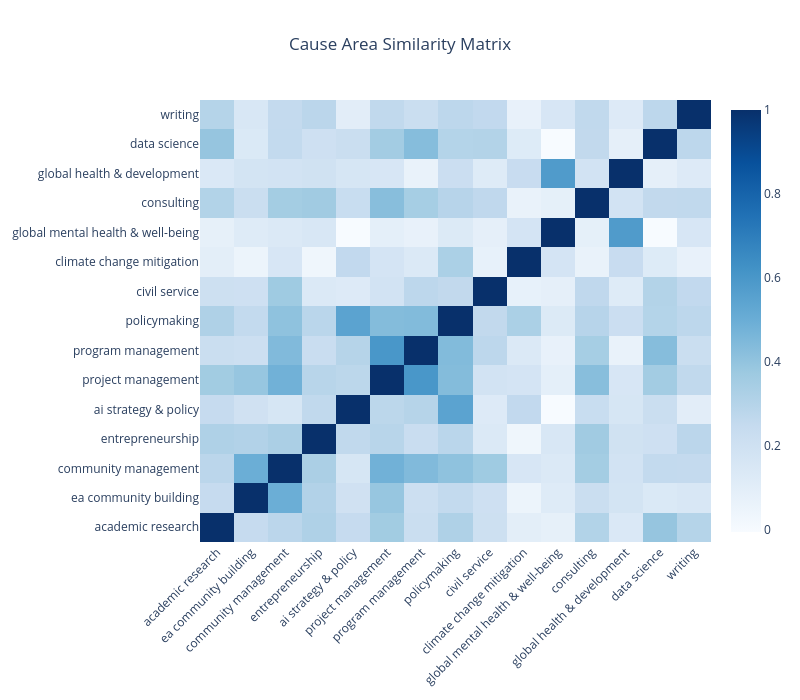

Write notebook code for a chart like this one.
### Code cell
# Similarity heatmap
if pipe.results.semantic_result:
    from sm.viz import create_similarity_heatmap

    fig = create_similarity_heatmap(pipe.results.semantic_result, top_n=15)
    fig.show()

### Figure 1 — Plotly figure (JSON) as saved in the notebook; plotly's stock layout.template omitted (floating-point values rounded to 4 significant figures; data arrays with more than 128 entries replaced by an {"elided": "..."} marker saying what was removed)
{"data": [{"colorscale": [[0, "rgb(247,251,255)"], [0.125, "rgb(222,235,247)"], [0.25, "rgb(198,219,239)"], [0.375, "rgb(158,202,225)"], [0.5, "rgb(107,174,214)"], [0.625, "rgb(66,146,198)"], [0.75, "rgb(33,113,181)"], [0.875, "rgb(8,81,156)"], [1, "rgb(8,48,107)"]], "hovertemplate": "<b>%{x}</b> vs <b>%{y}</b><br>Similarity: %{z:.2f}<extra></extra>", "type": "heatmap", "x": ["academic research", "ea community building", "community management", "entrepreneurship", "ai strategy & policy", "project management", "program management", "policymaking", "civil service", "climate change mitigation", "global mental health & well-being", "consulting", "global health & development", "data science", "writing"], "y": ["academic research", "ea community building", "community management", "entrepreneurship", "ai strategy & policy", "project management", "program management", "policymaking", "civil service", "climate change mitigation", "global mental health & well-being", "consulting", "global health & development", "data science", "writing"], "z": {"elided": "15x15 float values"}}], "layout": {"height": 700, "margin": {"b": 150, "l": 150}, "title": {"text": "Cause Area Similarity Matrix", "x": 0.5}, "width": 800, "xaxis": {"tickangle": -45}}}
